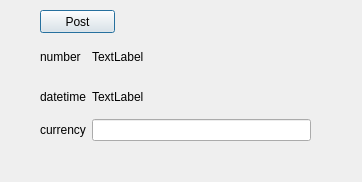
<?xml version="1.0" encoding="UTF-8"?>
<ui version="4.0">
 <class>CreateDocumentDialog</class>
 <widget class="QDialog" name="CreateDocumentDialog">
  <property name="geometry">
   <rect>
    <x>0</x>
    <y>0</y>
    <width>362</width>
    <height>182</height>
   </rect>
  </property>
  <property name="windowTitle">
   <string>Dialog</string>
  </property>
  <widget class="QPushButton" name="postButton">
   <property name="geometry">
    <rect>
     <x>40</x>
     <y>10</y>
     <width>75</width>
     <height>23</height>
    </rect>
   </property>
   <property name="text">
    <string>Post</string>
   </property>
  </widget>
  <widget class="QWidget" name="">
   <property name="geometry">
    <rect>
     <x>40</x>
     <y>40</y>
     <width>271</width>
     <height>101</height>
    </rect>
   </property>
   <layout class="QGridLayout" name="gridLayout">
    <item row="0" column="0">
     <widget class="QLabel" name="label">
      <property name="text">
       <string>number</string>
      </property>
     </widget>
    </item>
    <item row="0" column="1">
     <widget class="QLabel" name="numberLabel">
      <property name="text">
       <string>TextLabel</string>
      </property>
     </widget>
    </item>
    <item row="1" column="0">
     <widget class="QLabel" name="label_2">
      <property name="text">
       <string>datetime</string>
      </property>
     </widget>
    </item>
    <item row="1" column="1">
     <widget class="QLabel" name="datetimeLabel">
      <property name="text">
       <string>TextLabel</string>
      </property>
     </widget>
    </item>
    <item row="2" column="0">
     <widget class="QLabel" name="label_3">
      <property name="text">
       <string>currency</string>
      </property>
     </widget>
    </item>
    <item row="2" column="1">
     <widget class="QLineEdit" name="currencyEdit"/>
    </item>
   </layout>
  </widget>
 </widget>
 <resources/>
 <connections/>
</ui>
